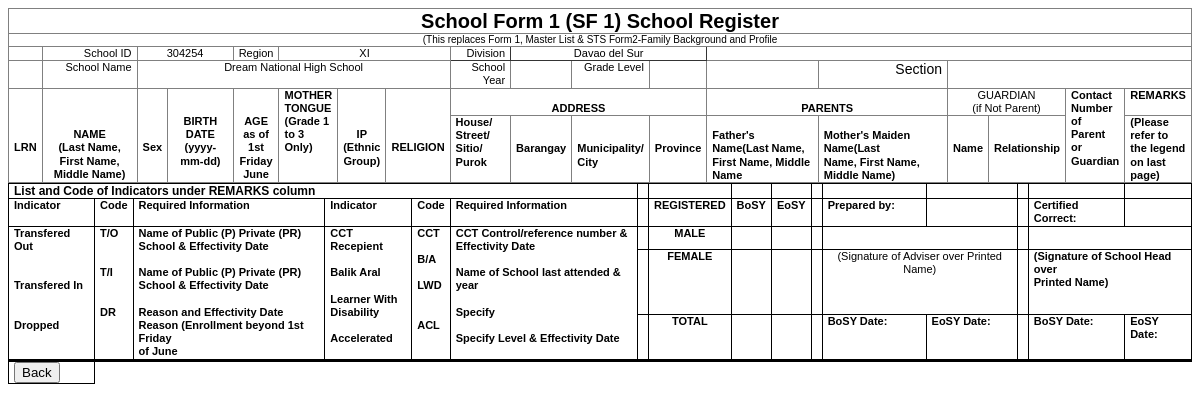
/teacher/SF1.php, run on the app's committed database.
### tables this page shows
CREATE TABLE `school_info` (
  `School_ID` int(11) NOT NULL,
  `School_name` varchar(60) NOT NULL,
  `Division` varchar(50) NOT NULL,
  `District` varchar(50) DEFAULT NULL,
  `Region` varchar(50) DEFAULT NULL
);

### teacher/SF1.php (the view, shortened to what this page needs)
<!DOCTYPE html>
<html>
<head>
</head>
<?php
$DATABASE_HOST = 'localhost';
$DATABASE_USER = 'schoolBoard';
$DATABASE_PASS = '54HPneK7CC9NLhj';
$DATABASE_NAME = 'schoolBoard_database';
$year = $_SESSION['year'];
$section = $_SESSION['advisorysec'];
$connect = mysqli_connect($DATABASE_HOST, $DATABASE_USER, $DATABASE_PASS, $DATABASE_NAME);
$query3 = "SELECT School_ID, School_name, Division, District, Region FROM school_info";
$result3 = mysqli_query($connect, $query3) or die(mysqli_error($connect));
while($data = mysqli_fetch_array($result3)){
    $schoolID = $data[0];
    $schoolname = $data[1];
    $division = $data[2];
    $region = $data[4];
}
?>
	<body id="printarea">
    	<table class="tg">
            <thead>
              <tr>
                <th class="tg-jfoo" colspan="18">School Form 1 (SF 1) School Register</th>
              </tr>
            </thead>
            <tbody>
              <tr>
                <td class="tg-91w8" colspan="18">(This replaces Form 1, Master List &amp; STS Form2-Family Background and Profile</td>
              </tr>
              <tr>
                <td class="tg-p1nr"></td>
                <td class="tg-7x02">School ID</td>
                <td class="tg-gzo9" colspan="2"><?php echo $schoolID;?></td>
                <td class="tg-p1nr">Region</td>
                <td class="tg-gzo9" colspan="3"><?php echo $region;?></td>
                <td class="tg-t6bd">Division</td>
                <td class="tg-u2um" colspan="3"><?php echo $division;?></td>
                <td class="tg-0pky" colspan="6"></td>
              </tr>
              <tr>
                <td class="tg-p1nr"></td>
                <td class="tg-7x02">School Name</td>
                <td class="tg-gzo9" colspan="6"><?php echo $schoolname;?></td>
                <td class="tg-7x02">School Year</td>
                <td class="tg-p1nr"></td>
                <td class="tg-7x02">Grade Level</td>
                <td class="tg-0pky"><?php echo $year; ?></td>
                <td class="tg-0pky"></td>
                <td class="tg-dvpl">Section</td>
                <td class="tg-0pky" colspan="4"><?php echo $section; ?></td>
              </tr>
              <tr>
                <td class="tg-lm6i" rowspan="2"><br><br><br><br>LRN</td>
                <td class="tg-lm6i" rowspan="2"><br><br><br>NAME<br>(Last Name, First Name,<br>Middle Name)<br></td>
                <td class="tg-lm6i" rowspan="2"><br><br><br><br>Sex</td>
                <td class="tg-lm6i" rowspan="2"><br><br>BIRTH<br>DATE<br>(yyyy-mm-dd)<br></td>
                <td class="tg-lm6i" rowspan="2"><br><br>AGE<br>as of<br>1st<br>Friday<br>June<br></td>
                <td class="tg-0p48" rowspan="2">MOTHER<br>TONGUE<br>(Grade 1 <br>to 3<br>Only)<br></td>
                <td class="tg-lm6i" rowspan="2"><br><br><br>IP<br>(Ethnic<br>Group)<br></td>
                <td class="tg-lm6i" rowspan="2"><br><br><br><br>RELIGION</td>
                <td class="tg-lm6i" colspan="4"><br>ADDRESS</td>
                <td class="tg-lm6i" colspan="2"><br>PARENTS</td>
                <td class="tg-gzo9" colspan="2">GUARDIAN<br>(if Not Parent)<br></td>
                <td class="tg-0p48" rowspan="2">Contact<br>Number<br>of<br>Parent<br>or <br>Guardian<br></td>
                <td class="tg-0p48">REMARKS</td>
              </tr>
              <tr>
                <td class="tg-0p48">House/<br>Street/<br>Sitio/<br>Purok<br></td>
                <td class="tg-0p48"><br><br>Barangay</td>
                <td class="tg-0p48"><br><br>Municipality/<br>City<br></td>
                <td class="tg-0p48"><br><br>Province</td>
                <td class="tg-0p48"><br>Father's Name(Last Name,<br>First Name, Middle Name<br></td>
                <td class="tg-0p48"><br>Mother's Maiden Name(Last<br>Name, First Name, Middle Name)<br></td>
                <td class="tg-0p48"><br><br>Name</td>
                <td class="tg-0p48"><br><br>Relationship</td>
                <td class="tg-0p48">(Please<br>refer to<br>the legend<br>on last<br>page)<br></td>
              </tr>
            </tbody>
        </table>
        <table class="tg">
        <thead>
          <tr>
            <th class="tg-xsvg" colspan="6">List and Code of Indicators under REMARKS column</th>
            <th class="tg-ps66"></th>
            <th class="tg-ps66"></th>
            <th class="tg-ps66"></th>
            <th class="tg-ps66"></th>
            <th class="tg-ps66"></th>
            <th class="tg-0lax"></th>
            <th class="tg-0lax"></th>
            <th class="tg-0lax"></th>
            <th class="tg-0lax"></th>
            <th class="tg-0lax"></th>
          </tr>
        </thead>
        <tbody>
          <tr>
            <td class="tg-obd9">Indicator</td>
            <td class="tg-obd9">Code</td>
            <td class="tg-obd9">Required Information</td>
            <td class="tg-obd9">Indicator<br></td>
            <td class="tg-obd9">Code</td>
            <td class="tg-obd9">Required Information</td>
            <td class="tg-ps66"></td>
            <td class="tg-b56p">REGISTERED</td>
            <td class="tg-obd9">BoSY</td>
            <td class="tg-obd9">EoSY</td>
            <td class="tg-ps66"></td>
            <td class="tg-obd9">Prepared by:</td>
            <td class="tg-obd9"></td>
            <td class="tg-obd9"></td>
            <td class="tg-obd9">Certified Correct:</td>
            <td class="tg-ps66"></td>
          </tr>
          <tr>
            <td class="tg-obd9" rowspan="3">Transfered Out<br><br><br>Transfered In<br><br><br>Dropped<br></td>
            <td class="tg-obd9" rowspan="3">T/O<br><br><br>T/I<br><br><br>DR<br></td>
            <td class="tg-obd9" rowspan="3">Name of Public (P) Private (PR)<br>School &amp; Effectivity Date<br><br>Name of Public (P) Private (PR)<br>School &amp; Effectivity Date<br><br>Reason and Effectivity Date<br>Reason (Enrollment beyond 1st Friday <br>of June<br></td>
            <td class="tg-obd9" rowspan="3">CCT Recepient<br><br>Balik Aral<br><br>Learner With<br>Disability<br><br>Accelerated<br></td>
            <td class="tg-obd9" rowspan="3">CCT<br><br>B/A<br><br>LWD<br><br><br>ACL<br></td>
            <td class="tg-obd9" rowspan="3">CCT Control/reference number &amp;<br>Effectivity Date<br><br>Name of School last attended &amp; year<br><br>Specify<br><br>Specify Level &amp; Effectivity Date<br></td>
            <td class="tg-ps66"></td>
            <td class="tg-b56p">MALE</td>
            <td class="tg-obd9"></td>
            <td class="tg-obd9"></td>
            <td class="tg-ps66"></td>
            <td class="tg-ps66" colspan="2"></td>
            <td class="tg-ps66"></td>
            <td class="tg-ps66" colspan="2"></td>
          </tr>
          <tr>
            <td class="tg-ps66"></td>
            <td class="tg-b56p">FEMALE</td>
            <td class="tg-obd9"></td>
            <td class="tg-obd9"></td>
            <td class="tg-ps66"></td>
            <td class="tg-g5xs" colspan="2">(Signature of Adviser over Printed Name)<br></td>
            <td class="tg-obd9"></td>
            <td class="tg-obd9" colspan="2">(Signature of School Head over<br>Printed Name)<br></td>
          </tr>
          <tr>
            <td class="tg-0lax"></td>
            <td class="tg-b56p">TOTAL</td>
            <td class="tg-obd9"></td>
            <td class="tg-obd9"></td>
            <td class="tg-ps66"></td>
            <td class="tg-obd9">BoSY Date:</td>
            <td class="tg-obd9">EoSY Date:</td>
            <td class="tg-ps66"></td>
            <td class="tg-obd9">BoSY Date:</td>
            <td class="tg-obd9">EoSY Date:</td>
          </tr>
          <tr>
            <td class="tg-0lax"></td>
            <td class="tg-0lax"></td>
            <td class="tg-0lax"></td>
            <td class="tg-0lax"></td>
            <td class="tg-0lax"></td>
            <td class="tg-0lax"></td>
            <td class="tg-0lax"></td>
            <td class="tg-0lax"></td>
            <td class="tg-0lax"></td>
            <td class="tg-0lax"></td>
            <td class="tg-0lax"></td>
            <td class="tg-ps66"></td>
            <td class="tg-ps66"></td>
            <td class="tg-ps66"></td>
            <td class="tg-ps66"></td>
            <td class="tg-ps66"></td>
          </tr>
          <tr>
            <td class="tg-0lax"></td>
            <td class="tg-0lax"></td>
            <td class="tg-0lax"></td>
            <td class="tg-0lax"></td>
            <td class="tg-0lax"></td>
            <td class="tg-0lax"></td>
            <td class="tg-0lax"></td>
            <td class="tg-0lax"></td>
            <td class="tg-0lax"></td>
            <td class="tg-0lax"></td>
            <td class="tg-0lax"></td>
            <td class="tg-0lax"></td>
            <td class="tg-0lax"></td>
            <td class="tg-0lax"></td>
            <td class="tg-0lax"></td>
            <td class="tg-0lax"></td>
          </tr>
          <tr>
                <td>
                            <button class="btn" name="year" onclick="history.go(-1);" value=<?php echo $year; ?> > Back </button>
                </td>
          </tr>
        </tbody>
        </table>
    </body>
</html>

### teacher/SF1.php (style rules this page uses)
.tg { border-collapse:collapse;border-spacing:0; }
.tg td { border-color:black;border-style:solid;border-width:1px;font-family:Arial, sans-serif;font-size:14px; overflow:hidden;padding:10px 5px;word-break:normal; }
.tg th { border-color:black;border-style:solid;border-width:1px;font-family:Arial, sans-serif;font-size:14px; font-weight:normal;overflow:hidden;padding:10px 5px;word-break:normal; }
.tg .tg-t6bd { border-color:#343434;font-size:11px;text-align:right;vertical-align:top }
.tg .tg-p1nr { border-color:inherit;font-size:11px;text-align:left;vertical-align:top }
.tg .tg-91w8 { border-color:inherit;font-size:10px;text-align:center;vertical-align:top }
.tg .tg-lm6i { border-color:inherit;font-size:11px;font-weight:bold;text-align:center;vertical-align:top }
.tg .tg-jfoo { border-color:inherit;font-size:20px;font-weight:bold;text-align:center;vertical-align:top }
.tg .tg-u2um { border-color:#343434;font-size:11px;text-align:center;vertical-align:top }
.tg .tg-gzo9 { border-color:inherit;font-size:11px;text-align:center;vertical-align:top }
.tg .tg-7x02 { border-color:inherit;font-size:11px;text-align:right;vertical-align:top }
.tg .tg-0pky { border-color:inherit;text-align:left;vertical-align:top }
.tg .tg-dvpl { border-color:inherit;text-align:right;vertical-align:top }
.tg .tg-0p48 { border-color:inherit;font-size:11px;font-weight:bold;text-align:left;vertical-align:top }
.tg .tg-0lax { text-align:left;vertical-align:top }
@media screen { body { font-size: 12pt } }
@media screen, print { body { line-height: 1.2 } }
.tg td { border-color:black;border-style:solid;border-width:1px;font-family:Arial, sans-serif;font-size:14px; overflow:hidden;padding:0px 5px;word-break:normal; }
.tg th { border-color:black;border-style:solid;border-width:1px;font-family:Arial, sans-serif;font-size:14px; font-weight:normal;overflow:hidden;padding:0px 5px;word-break:normal; }
.tg .tg-g5xs { font-size:11px;text-align:center;vertical-align:top }
.tg .tg-ps66 { font-size:11px;text-align:left;vertical-align:top }
.tg .tg-obd9 { font-size:11px;font-weight:bold;text-align:left;vertical-align:top }
.tg .tg-xsvg { font-size:12px;font-weight:bold;text-align:left;vertical-align:top }
.tg .tg-b56p { font-size:11px;font-weight:bold;text-align:center;vertical-align:top }

### data on the page
school_info: School_ID "304254", Region "XI", Division "Davao del Sur", School_name "Dream National High School"
